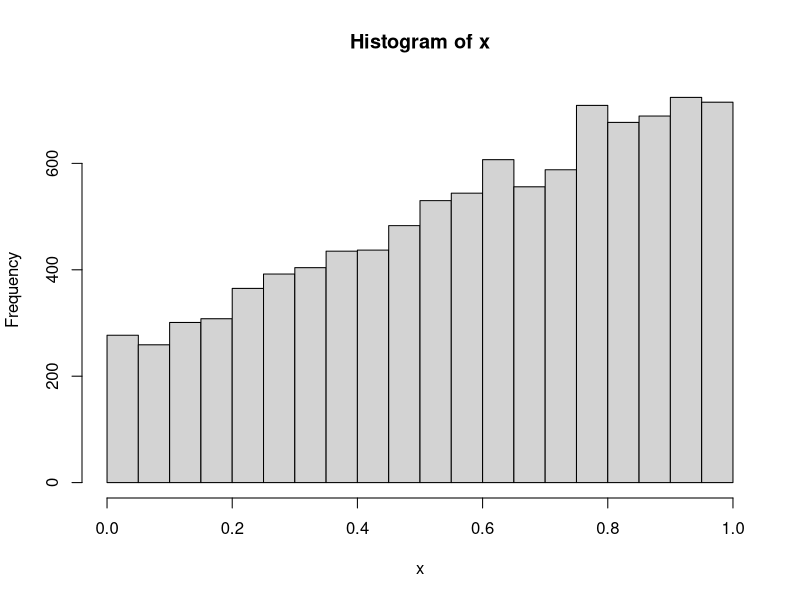
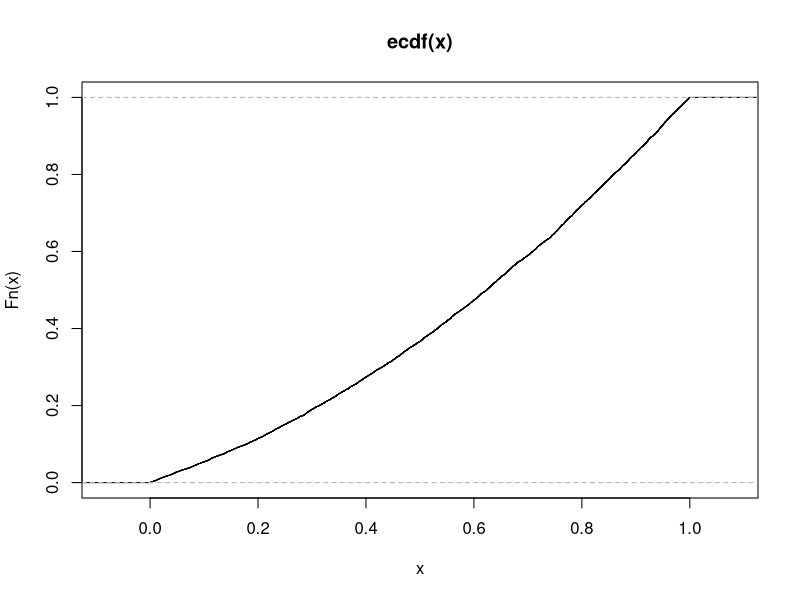
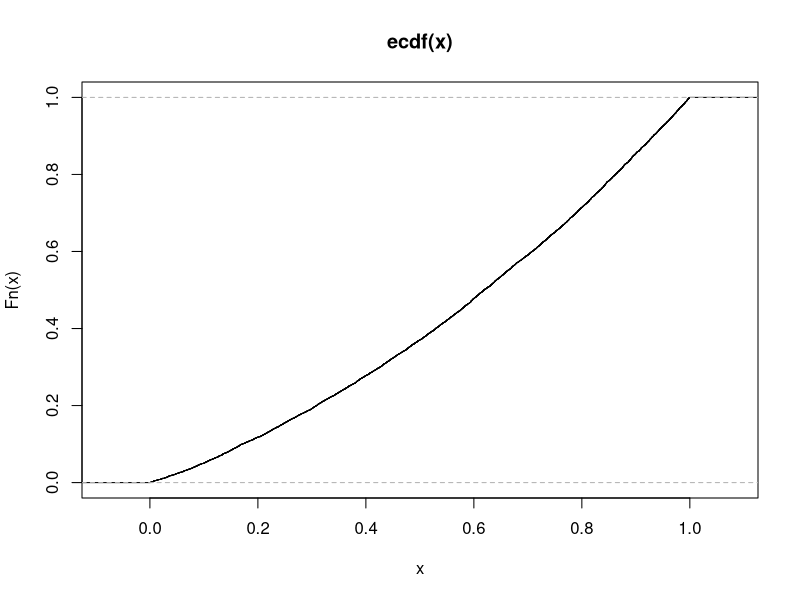
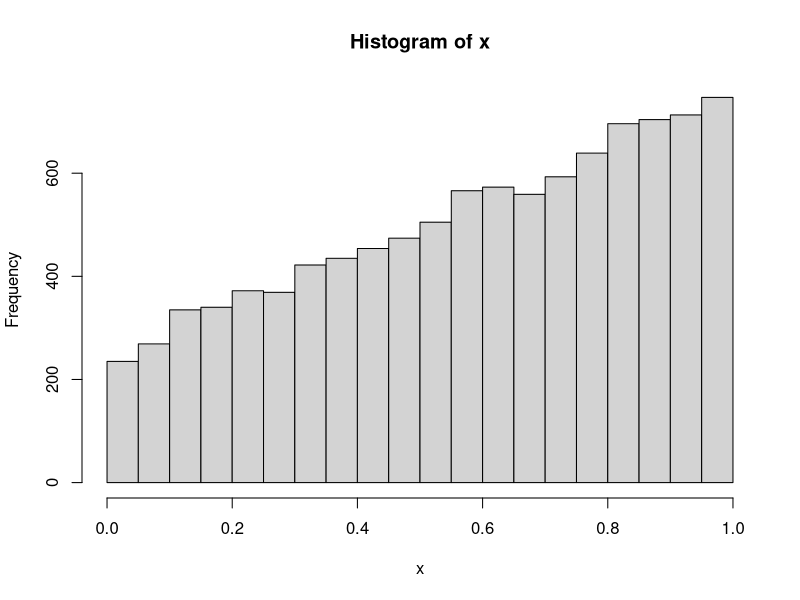
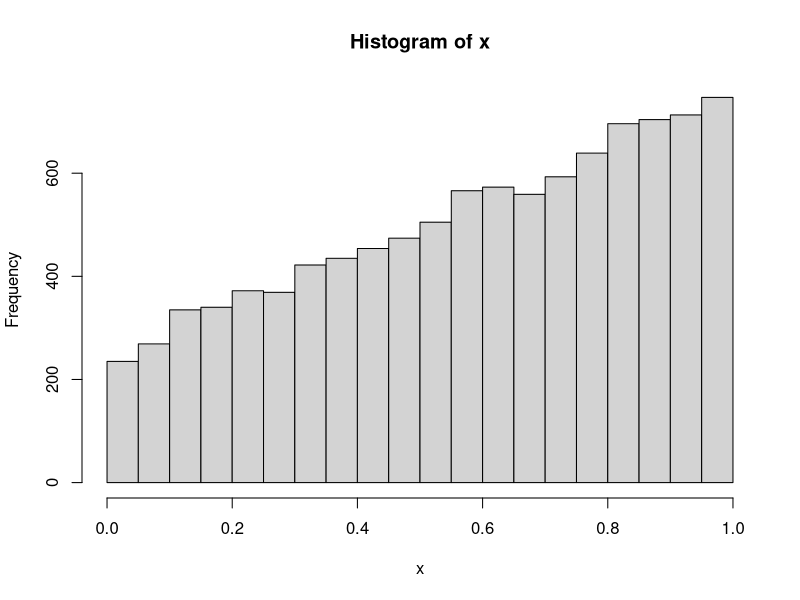

Write R code to recreate these figures, in order.
#metodo transformada inversa 
rm(list = ls())
k<-10000
x<-rep(0,k)
for (i in 1:k) {
  u1<-runif(1,0,1)
  x[i]<-sqrt(2*u1+(1/4))-(1/2)
}
as<-ecdf(x)
hist(x)
plot(as)
# metodo aceptacion rechazo
rm(list=ls())
k=10000;x<-rep(1,k)
for(i in 1:k){
  u1<-runif(1,0,1) #g(x)
  u2<-runif(1,0,1)  #f(x)
  
  while(u2>(u1+1/2)/1.5 )
  {  u1<-runif(1,0,1)
     u2<-runif(1,0,1)
     
    
  }
      x[i]=u1
}
as<-ecdf(x)
plot(as)
hist(x)
hist(x)
    